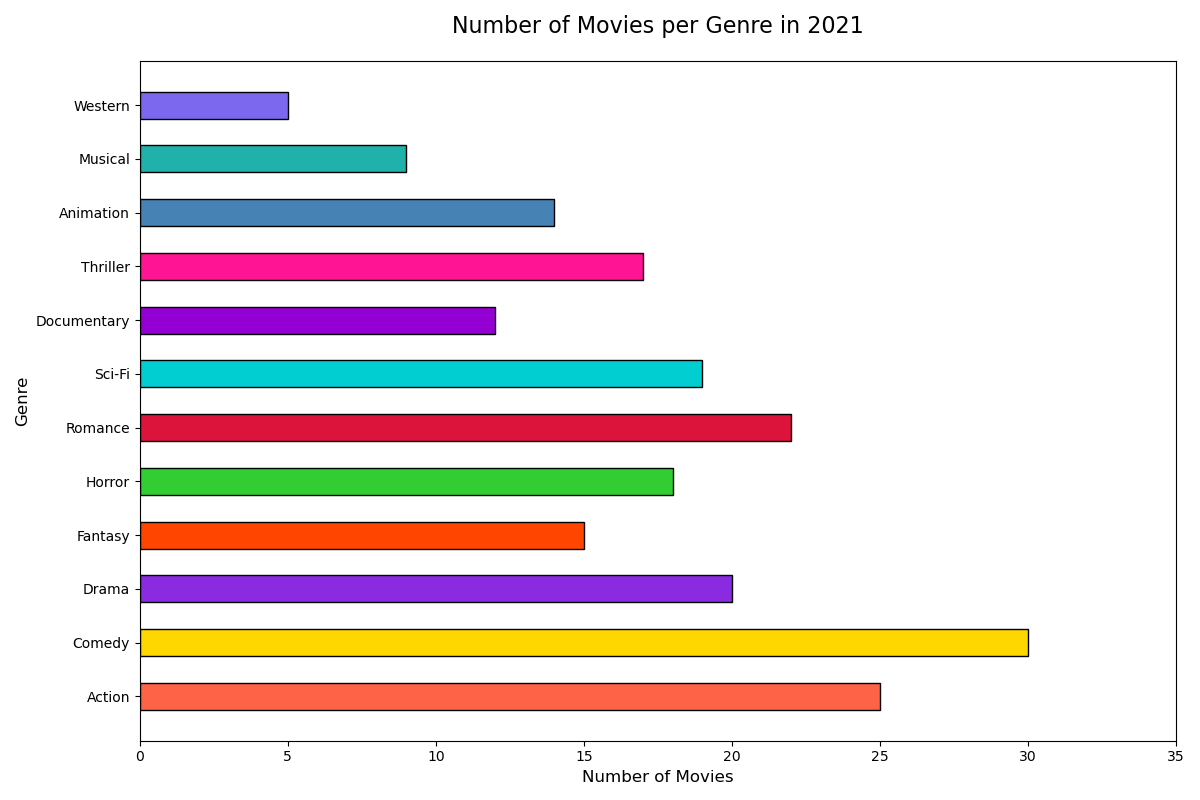

Source code (Python):

import matplotlib.pyplot as plt

genres = ['Action', 'Comedy', 'Drama', 'Fantasy', 'Horror', 'Romance', 'Sci-Fi', 'Documentary', 'Thriller', 'Animation', 'Musical', 'Western']
number_of_movies = [25, 30, 20, 15, 18, 22, 19, 12, 17, 14, 9, 5]

colors = ['#FF6347', '#FFD700', '#8A2BE2', '#FF4500', '#32CD32', '#DC143C', '#00CED1', '#9400D3', '#FF1493', '#4682B4', '#20B2AA', '#7B68EE']

plt.figure(figsize=(12, 8))
plt.barh(genres, number_of_movies, color=colors, edgecolor='black', height=0.5)

plt.xlabel('Number of Movies', fontsize=12)
plt.ylabel('Genre', fontsize=12)
plt.title('Number of Movies per Genre in 2021', fontsize=16, pad=20)
plt.xlim(0, 35)

plt.tight_layout()
plt.show()
